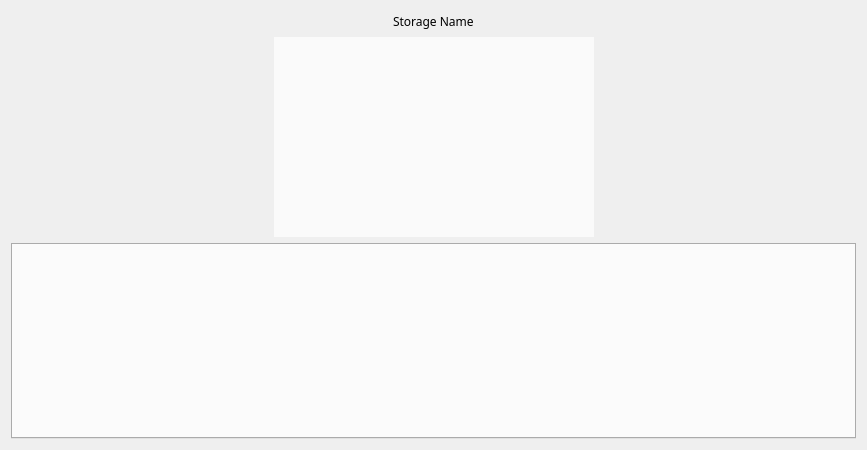
<?xml version="1.0" encoding="UTF-8"?>
<ui version="4.0">
 <class>VidCamSetting</class>
 <widget class="QWidget" name="VidCamSetting">
  <property name="geometry">
   <rect>
    <x>0</x>
    <y>0</y>
    <width>867</width>
    <height>450</height>
   </rect>
  </property>
  <property name="minimumSize">
   <size>
    <width>0</width>
    <height>0</height>
   </size>
  </property>
  <property name="maximumSize">
   <size>
    <width>16777215</width>
    <height>16777215</height>
   </size>
  </property>
  <property name="font">
   <font>
    <family>나눔스퀘어_ac</family>
    <weight>50</weight>
    <bold>false</bold>
   </font>
  </property>
  <property name="windowTitle">
   <string>Form</string>
  </property>
  <property name="styleSheet">
   <string notr="true"/>
  </property>
  <layout class="QVBoxLayout" name="verticalLayout">
   <item>
    <layout class="QHBoxLayout" name="horizontalLayout_2">
     <item>
      <spacer name="horizontalSpacer">
       <property name="orientation">
        <enum>Qt::Horizontal</enum>
       </property>
       <property name="sizeHint" stdset="0">
        <size>
         <width>40</width>
         <height>20</height>
        </size>
       </property>
      </spacer>
     </item>
     <item>
      <widget class="QLabel" name="storName">
       <property name="text">
        <string comment="저장명">Storage Name</string>
       </property>
      </widget>
     </item>
     <item>
      <spacer name="horizontalSpacer_4">
       <property name="orientation">
        <enum>Qt::Horizontal</enum>
       </property>
       <property name="sizeHint" stdset="0">
        <size>
         <width>40</width>
         <height>20</height>
        </size>
       </property>
      </spacer>
     </item>
    </layout>
   </item>
   <item>
    <layout class="QHBoxLayout" name="horizontalLayout">
     <item>
      <spacer name="horizontalSpacer_2">
       <property name="orientation">
        <enum>Qt::Horizontal</enum>
       </property>
       <property name="sizeHint" stdset="0">
        <size>
         <width>40</width>
         <height>20</height>
        </size>
       </property>
      </spacer>
     </item>
     <item>
      <widget class="QWidget" name="video" native="true">
       <property name="minimumSize">
        <size>
         <width>320</width>
         <height>200</height>
        </size>
       </property>
       <property name="font">
        <font>
         <family>나눔스퀘어_ac</family>
        </font>
       </property>
       <property name="styleSheet">
        <string notr="true">background-color: rgb(250, 250, 250);</string>
       </property>
      </widget>
     </item>
     <item>
      <spacer name="horizontalSpacer_3">
       <property name="orientation">
        <enum>Qt::Horizontal</enum>
       </property>
       <property name="sizeHint" stdset="0">
        <size>
         <width>40</width>
         <height>20</height>
        </size>
       </property>
      </spacer>
     </item>
    </layout>
   </item>
   <item>
    <widget class="QTabWidget" name="tabWidget">
     <property name="currentIndex">
      <number>-1</number>
     </property>
    </widget>
   </item>
  </layout>
 </widget>
 <resources>
  <include location="../../main/vscmainwindows.qrc"/>
 </resources>
 <connections/>
</ui>
